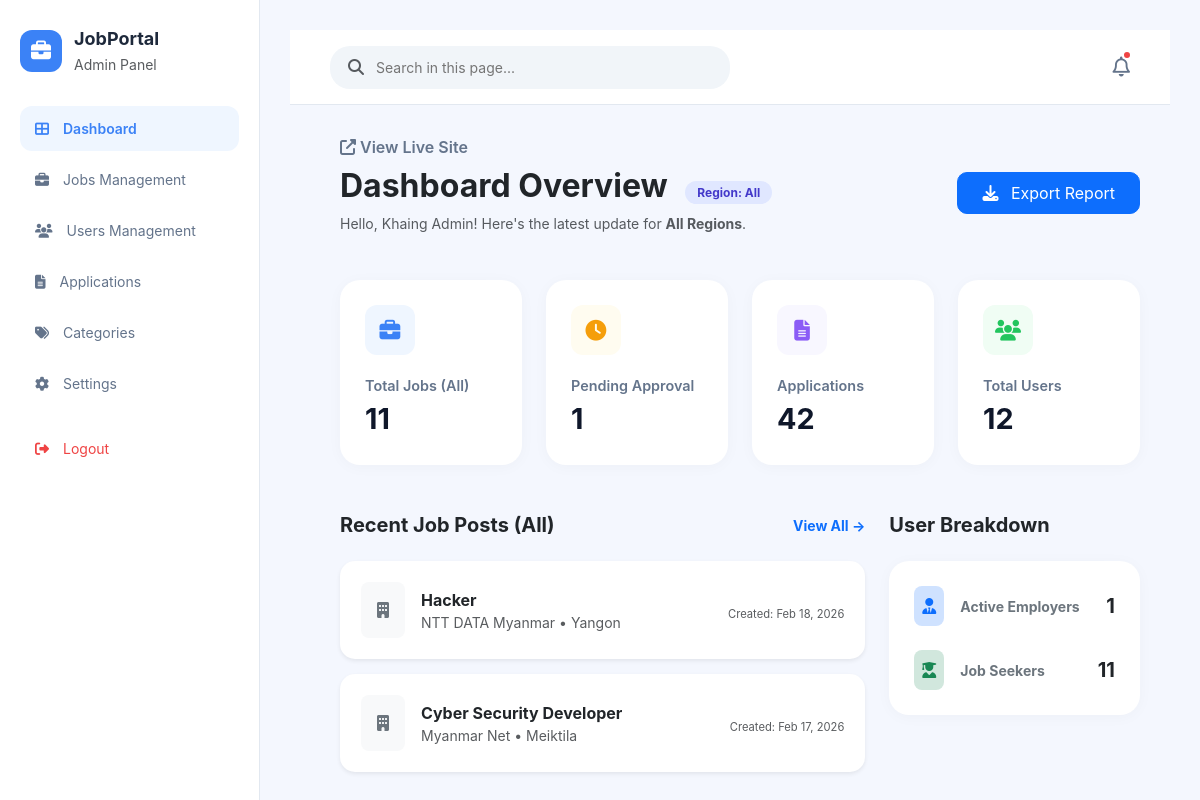
The app's page /admin/JOBMANAGEMENT/dashboard.php (signed in) with its own data.
### tables this page shows
CREATE TABLE `jobs` (
  `id` int(11) NOT NULL,
  `job_title` varchar(255) DEFAULT NULL,
  `company` varchar(255) DEFAULT NULL,
  `location` varchar(100) DEFAULT NULL,
  `type` enum('Full-time','Part-time','Internship') DEFAULT 'Full-time',
  `salary` varchar(255) DEFAULT NULL,
  `age` varchar(255) DEFAULT NULL,
  `status` enum('Approved','Pending','Rejected') DEFAULT 'Pending',
  `created_at` timestamp NOT NULL DEFAULT current_timestamp()
);

### admin/JOBMANAGEMENT/dashboard.php (the view, shortened to what this page needs)
<?php
include 'db.php';
$admin_city = isset($_SESSION['admin_township']) ? $_SESSION['admin_township'] : 'All';
if ($admin_city == 'All') {
    $sql = "SELECT * FROM jobs ORDER BY id DESC";
} else {
    $sql = "SELECT * FROM jobs WHERE location = '$admin_city' ORDER BY id DESC";
}
$recent_jobs = mysqli_query($conn, $sql . " LIMIT 2");
function getCount($conn, $query) {
    $result = mysqli_query($conn, $query);
    if ($result) {
        $row = mysqli_fetch_assoc($result);
        return $row['t'];
    }
    return 0;
}
if ($admin_city == 'All') {
    $total_jobs = getCount($conn, "SELECT COUNT(*) as t FROM jobs");
    $pending_jobs = getCount($conn, "SELECT COUNT(*) as t FROM jobs WHERE status='Pending'");
    $total_apps = getCount($conn, "SELECT COUNT(*) as t FROM applications");
    $total_users = getCount($conn, "SELECT COUNT(*) as t FROM users");
    $active_employers = getCount($conn, "SELECT COUNT(*) as t FROM users WHERE role='Employer'");
    $job_seekers = getCount($conn, "SELECT COUNT(*) as t FROM users WHERE role='Jobseeker'");
}
?>
<!DOCTYPE html>
<html lang="en">
<head>
    <link href="https://cdn.jsdelivr.net/npm/bootstrap@5.3.2/dist/css/bootstrap.min.css" rel="stylesheet">
    <link href="https://cdnjs.cloudflare.com/ajax/libs/font-awesome/6.5.1/css/all.min.css" rel="stylesheet">
</head>
<body>
<div class="wrapper">
    <?php include('nav.php'); ?>
    <div class="main-content">
        <div class="header-area">
            <div>
                <a href="../../student/Main/index.php" target="_blank" class="live-site-btn mb-2 d-inline-block">
                    <i class="fas fa-external-link-alt"></i> View Live Site
                </a>
                <h2 class="fw-bold">
                    Dashboard Overview
                    <span class="admin-badge">Region: <?= htmlspecialchars($admin_city) ?></span>
                </h2>
                <p class="text-muted small">Hello, <?php echo $_SESSION['username']; ?>! Here's the latest update for <strong><?= $admin_city == 'All' ? 'All Regions' : $admin_city ?></strong>.</p>
            </div>
            <a href="export_jobs.php" class="btn btn-primary px-4 py-2" style="border-radius: 10px;">
                <i class="fa fa-download me-2"></i> Export Report
            </a>
        </div>
        <div class="row g-4 mb-5">
            <div class="col-md-3">
                <div class="stat-card">
                    <div class="stat-icon icon-blue"><i class="fa fa-briefcase"></i></div>
                    <div class="stat-label">Total Jobs (<?= $admin_city ?>)</div>
                    <div class="stat-value"><?= $total_jobs ?></div>
                </div>
            </div>
            <div class="col-md-3">
                <div class="stat-card">
                    <div class="stat-icon icon-orange"><i class="fa fa-clock"></i></div>
                    <div class="stat-label">Pending Approval</div>
                    <div class="stat-value"><?= $pending_jobs ?></div>
                </div>
            </div>
            <div class="col-md-3">
                <div class="stat-card">
                    <div class="stat-icon icon-purple"><i class="fa fa-file-alt"></i></div>
                    <div class="stat-label">Applications</div>
                    <div class="stat-value"><?= $total_apps ?></div>
                </div>
            </div>
            <div class="col-md-3">
                <div class="stat-card">
                    <div class="stat-icon icon-green"><i class="fa fa-users"></i></div>
                    <div class="stat-label">Total Users</div>
                    <div class="stat-value"><?= $total_users ?></div>
                </div>
            </div>
        </div>
        <div class="row">
            <div class="col-md-8">
                <div class="d-flex justify-content-between align-items-center mb-4">
                    <h5 class="fw-bold mb-0">Recent Job Posts (<?= $admin_city ?>)</h5>
                    <a href="jobmanagement.php" class="text-primary text-decoration-none fw-bold small">View All →</a>
                </div>
                <?php if(mysqli_num_rows($recent_jobs) > 0): ?>
                    <?php while($row = mysqli_fetch_assoc($recent_jobs)): ?>
                    <div class="job-item shadow-sm">
                        <div class="d-flex align-items-center">
                            <div class="bg-light p-3 rounded-3"><i class="fa fa-building text-secondary"></i></div>
                            <div class="ms-3">
                                <div class="fw-bold"><?= htmlspecialchars($row['job_title']) ?></div>
                                <div class="text-muted small"><?= htmlspecialchars($row['company']) ?> • <?= htmlspecialchars($row['location']) ?></div>
                            </div>
                        </div>
                        <div class="text-end">
                            <div class="text-muted small mt-2" style="font-size: 0.7rem;">Created: <?= date('M d, Y', strtotime($row['created_at'])) ?></div>
                        </div>
                    </div>
                    <?php endwhile; ?>
                <?php else: ?>
                    <div class="alert alert-light text-center border-dashed">No recent jobs found for <?= $admin_city ?>.</div>
                <?php endif; ?>
            </div>
            <div class="col-md-4">
                <h5 class="fw-bold mb-4">User Breakdown</h5>
                <div class="user-card">
                    <div class="d-flex justify-content-between align-items-center mb-4">
                        <div class="d-flex align-items-center">
                            <div class="bg-primary-subtle text-primary p-2 rounded-3 me-3"><i class="fa fa-user-tie"></i></div>
                            <div class="fw-bold text-secondary small">Active Employers</div>
                        </div>
                        <div class="fw-bold h5 mb-0"><?= $active_employers ?></div>
                    </div>
                    <div class="d-flex justify-content-between align-items-center">
                        <div class="d-flex align-items-center">
                            <div class="bg-success-subtle text-success p-2 rounded-3 me-3"><i class="fa fa-user-graduate"></i></div>
                            <div class="fw-bold text-secondary small">Job Seekers</div>
                        </div>
                        <div class="fw-bold h5 mb-0"><?= $job_seekers ?></div>
                    </div>
                </div>
            </div>
        </div>
    </div>
</div>
</body>
</html>

### admin/JOBMANAGEMENT/dashboard.php (style rules this page uses)
body { background-color: #f1f3f7; font-family: 'Inter', sans-serif; }
.wrapper { display: flex; }
.main-content { flex: 1; padding: 30px; margin-left: 20px; }
.header-area { display: flex; justify-content: space-between; align-items: center; margin-bottom: 30px; }
.live-site-btn { text-decoration: none; color: #64748b; font-weight: 600; transition: 0.3s; }
.stat-card { background: white; border-radius: 20px; padding: 25px; border: none; box-shadow: 0 2px 15px rgba(0,0,0,0.03); position: relative; transition: 0.3s; }
.stat-icon { width: 50px; height: 50px; border-radius: 12px; display: flex; align-items: center; justify-content: center; font-size: 1.3rem; margin-bottom: 20px; }
.icon-blue { background: #eff6ff; color: #3b82f6; }
.icon-orange { background: #fffcf0; color: #f59e0b; }
.icon-purple { background: #f8f7ff; color: #8b5cf6; }
.icon-green { background: #f0fdf4; color: #22c55e; }
.stat-label { color: #64748b; font-size: 0.9rem; font-weight: 600; }
.stat-value { font-size: 1.8rem; font-weight: 700; color: #0f172a; }
.job-item { background: white; border-radius: 15px; padding: 20px; margin-bottom: 15px; display: flex; align-items: center; justify-content: space-between; border: 1px solid transparent; transition: 0.3s; }
.user-card { background: white; border-radius: 20px; padding: 25px; box-shadow: 0 2px 15px rgba(0,0,0,0.03); }
.admin-badge { background: #e0e7ff; color: #4338ca; padding: 4px 12px; border-radius: 20px; font-size: 0.75rem; font-weight: 700; margin-left: 10px; }

### admin/JOBMANAGEMENT/nav.php (style rules this page uses)
body { margin: 0; font-family: 'Inter', sans-serif; background-color: #f4f7fe; }

### records on screen
jobs: job_title "Hacker", company "NTT DATA Myanmar", location "Yangon", created_at "Feb 18, 2026"
jobs: job_title "Cyber Security Developer", company "Myanmar Net", location "Meiktila", created_at "Feb 17, 2026"

### other values on screen
$admin_city "All"
$_SESSION['username'] "Khaing Admin"
$total_jobs "11"
$pending_jobs "1"
$total_apps "42"
$total_users "12"
$active_employers "1"
$job_seekers "11"
